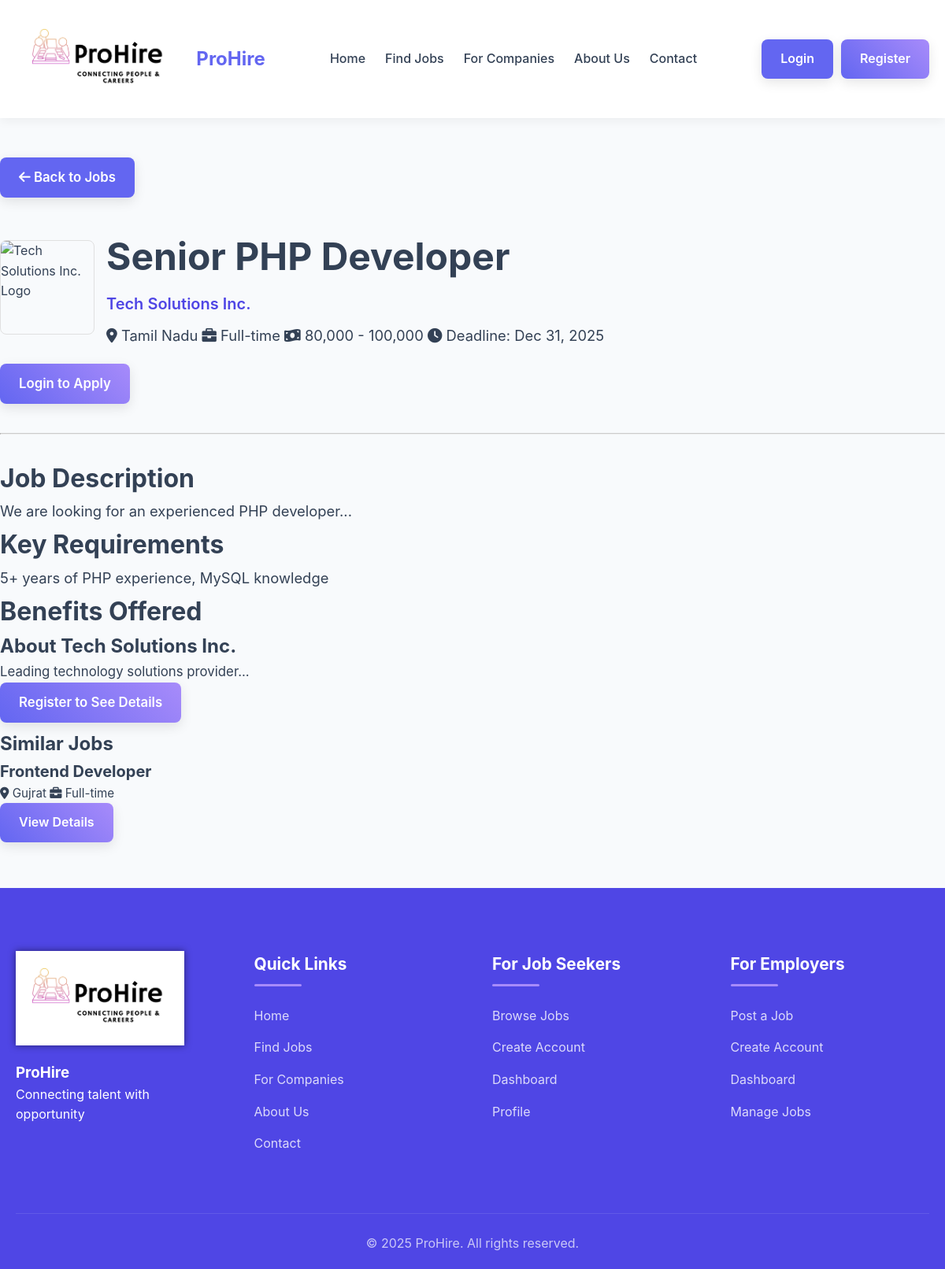
Page /Job_details.php?id=1 on the committed database.
### tables this page shows
CREATE TABLE jobs (
    id INT(11) AUTO_INCREMENT PRIMARY KEY,
    company_id INT(11) NOT NULL,
    job_title VARCHAR(100) NOT NULL,
    description TEXT NOT NULL,
    requirements TEXT,
    salary VARCHAR(100),
    location VARCHAR(100),
    job_type VARCHAR(50),
    experience_required VARCHAR(50),
    posted_on TIMESTAMP DEFAULT CURRENT_TIMESTAMP,
    deadline DATE,
    FOREIGN KEY (company_id) REFERENCES companies(id)
);

CREATE TABLE companies (
    id INT(11) AUTO_INCREMENT PRIMARY KEY,
    company_name VARCHAR(100) NOT NULL,
    email VARCHAR(100) NOT NULL UNIQUE,
    password VARCHAR(255) NOT NULL,
    phone VARCHAR(20),
    address TEXT,
    industry VARCHAR(100),
    description TEXT,
    logo_path VARCHAR(255),
    created_at TIMESTAMP DEFAULT CURRENT_TIMESTAMP
);

### job_details.php (the view, shortened to what this page needs)
<?php
require_once 'includes/config.php';
$job_id = filter_input(INPUT_GET, 'id', FILTER_VALIDATE_INT);
$job = false;
$query = "
    SELECT j.*, c.company_name, c.logo_path, c.description AS company_description, c.id AS company_id
    FROM jobs j
    JOIN companies c ON j.company_id = c.id
    WHERE j.id = ?
";
$stmt = mysqli_prepare($conn, $query);
if ($stmt) {
    mysqli_stmt_bind_param($stmt, "i", $job_id);
    mysqli_stmt_execute($stmt);
    $result = mysqli_stmt_get_result($stmt);
    if (mysqli_num_rows($result) > 0) {
        $job = mysqli_fetch_assoc($result);
    }
}
include_once 'includes/header.php';
$company_name = htmlspecialchars($job['company_name']);
$logo_path = !empty($job['logo_path']) ? BASE_URL . $job['logo_path'] : BASE_URL . 'assets/images/company-placeholder.png';
$is_user_logged_in = isset($_SESSION['user_id']);
$is_saved = false;
$has_applied = false;
?>
<div class="container job-details-page" style="padding: 50px 0;">
    <a href="javascript:history.back()" class="btn btn-outline-secondary" style="margin-bottom: 30px; font-size: 1.05rem;">
        <i class="fas fa-arrow-left"></i> Back to Jobs
    </a>
    <div class="row">
        <div class="col-lg-8">
            <div class="job-header-section">
                <div class="job-company-info" style="display: flex; align-items: center; margin-bottom: 20px;">
                    <img src="<?php echo $logo_path; ?>" alt="<?php echo $company_name; ?> Logo" style="height: 120px; width: auto; max-width: 120px; object-fit: contain; margin-right: 15px; border-radius: 8px; border: 1px solid #e0e0e0;">
                    <div class="job-title-meta">
                        <h1 style="font-size: 3rem; margin-bottom: 5px;"><?php echo htmlspecialchars($job['job_title']); ?></h1>
                        <p class="company-name-link" style="font-size: 1.25rem; font-weight: 600; color: #4f46e5;">
                            <?php echo $company_name; ?>
                        </p>
                        <div class="job-meta-details" style="font-size: 1.15rem; margin-top: 10px;">
                            <span><i class="fas fa-map-marker-alt"></i> <?php echo htmlspecialchars($job['location']); ?></span>
                            <span><i class="fas fa-briefcase"></i> <?php echo htmlspecialchars($job['job_type']); ?></span>
                            <span><i class="fas fa-money-bill-wave"></i> <?php echo htmlspecialchars($job['salary']); ?></span>
                            <span><i class="fas fa-clock"></i> Deadline: <?php echo date('M d, Y', strtotime($job['deadline'])); ?></span>
                        </div>
                    </div>
                </div>
                <div class="job-actions-buttons">
                    <?php if ($is_user_logged_in): ?>
                        <?php if ($has_applied): ?>
                            <button class="btn btn-success" disabled style="font-size: 1.05rem;"><i class="fas fa-check"></i> Applied</button>
                        <?php else: ?>
                            <a href="<?php echo BASE_URL; ?>user/apply_job.php?id=<?php echo $job_id; ?>" class="btn btn-primary" style="font-size: 1.05rem;">Apply Now</a>
                        <?php endif; ?>
                        <?php if ($is_saved): ?>
                            <a href="<?php echo BASE_URL; ?>user/unsave_job.php?id=<?php echo $job_id; ?>" class="btn btn-outline-danger" style="font-size: 1.05rem;"><i class="fas fa-bookmark"></i> Saved</a>
                        <?php else: ?>
                            <a href="<?php echo BASE_URL; ?>user/save_job.php?id=<?php echo $job_id; ?>" class="btn btn-outline-secondary" style="font-size: 1.05rem;"><i class="far fa-bookmark"></i> Save Job</a>
                        <?php endif; ?>
                    <?php else: ?>
                        <a href="<?php echo BASE_URL; ?>login.php" class="btn btn-primary" style="font-size: 1.05rem;">Login to Apply</a>
                    <?php endif; ?>
                </div>
            </div>
            <hr style="border-top: 1px solid #ccc; margin: 30px 0;">
            <div class="job-detail-content">
                <h2 style="font-size: 2rem;">Job Description</h2>
                <div class="job-section-body" style="font-size: 1.15rem; line-height: 1.8;">
                    <?php echo nl2br(htmlspecialchars($job['description'])); ?>
                </div>
            </div>
            <div class="job-detail-content">
                <h2 style="font-size: 2rem;">Key Requirements</h2>
                <div class="job-section-body" style="font-size: 1.15rem; line-height: 1.8;">
                    <?php echo nl2br(htmlspecialchars($job['requirements'])); ?>
                </div>
            </div>
             <div class="job-detail-content">
                <h2 style="font-size: 2rem;">Benefits Offered</h2>
            </div>
        </div>
        <div class="col-lg-4">
            <div class="sidebar-card company-card">
                <h3 style="font-size: 1.5rem;">About <?php echo $company_name; ?></h3>
                <p style="font-size: 1.05rem;"><?php echo substr(htmlspecialchars($job['company_description']), 0, 200) . '...'; ?></p>
                <a href="<?php echo BASE_URL; ?>register.php" class="btn btn-primary btn-block" style="font-size: 1.05rem;">Register to See Details</a>
            </div>
            <div class="sidebar-card similar-jobs-card">
                <h3 style="font-size: 1.5rem;">Similar Jobs</h3>
                <div class="similar-jobs-list">
                    <?php
                    $similar_query = "
                        SELECT id, job_title, location, job_type, salary
                        FROM jobs
                        WHERE (location = ? OR job_type = ?) AND id != ?
                        ORDER BY posted_on DESC
                        LIMIT 3
                    ";
                    $similar_stmt = mysqli_prepare($conn, $similar_query);
                    $similar_result = false;
                    if ($similar_stmt) {
                        mysqli_stmt_bind_param($similar_stmt, "ssi", $job['location'], $job['job_type'], $job_id);
                        mysqli_stmt_execute($similar_stmt);
                        $similar_result = mysqli_stmt_get_result($similar_stmt);
                    }
                    if ($similar_result && mysqli_num_rows($similar_result) > 0) {
                        while ($similar_job = mysqli_fetch_assoc($similar_result)) {
                    ?>
                        <div class="similar-job-item">
                            <h4 style="font-size: 1.25rem;"><?php echo htmlspecialchars($similar_job['job_title']); ?></h4>
                            <div class="job-meta-small" style="font-size: 0.95rem;">
                                <span><i class="fas fa-map-marker-alt"></i> <?php echo htmlspecialchars($similar_job['location']); ?></span>
                                <span><i class="fas fa-briefcase"></i> <?php echo htmlspecialchars($similar_job['job_type']); ?></span>
                            </div>
                            <a href="<?php echo BASE_URL; ?>Job_details.php?id=<?php echo $similar_job['id']; ?>" class="btn btn-primary btn-sm">View Details</a>
                        </div>
                    <?php
                        }
                    } else {
                    ?>
                        <p>No similar jobs found at this time.</p>
                    <?php }  ?>
                </div>
            </div>
        </div>
    </div>
</div>
<?php include_once 'includes/footer.php'; ?>

### rows in the picture
jobs: job_title "Senior PHP Developer", company.company_name "Tech Solutions Inc.", location "Tamil Nadu", job_type "Full-time", salary "80,000 - 100,000", deadline "Dec 31, 2025", description "We are looking for an experienced PHP developer...", requirements "5+ years of PHP experience, MySQL knowledge", company.description "Leading technology solutions provider"
jobs: job_title "Frontend Developer", location "Gujrat", job_type "Full-time"
